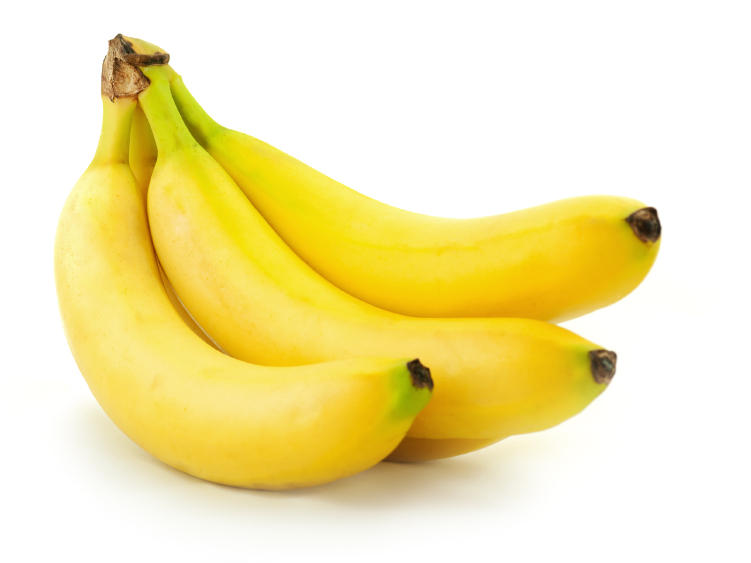
#> input picture MachineLearning/fruits/Banana/Image_1.jpg, 751 x 563 px
$ jupyter execute --allow-errors ClasificadorFruites.ipynb   (shell and % lines are left out)
#> lines starting #> are read from the running program, lines starting #| are printed output that depends on the picture
[cell 1]
'''
# CLASSIFY IMAGES. CLASSIFICA L'EXEMPLE DE 3 SCENES AMB ELS SEGÜENTS ALGORITMES DE CLASSIFICACIO
# K-Nearest-Neighbour
# Naive Bayes Classificator
# Regressió Logística
# Support Vector Machine
# Arbres de Decisió
# Random Forests
# Multi-Layer Perceptron (proto - Xarxa Neuronal)
# Primer fa data extraction (treu característiques de cada píxel per a poder tractar sobre dades numèriques)
'''

# imports
from sklearn.neighbors import KNeighborsClassifier
from sklearn.naive_bayes import GaussianNB
from sklearn.linear_model import LogisticRegression
from sklearn.svm import SVC
from sklearn.tree import DecisionTreeClassifier
from sklearn.ensemble import RandomForestClassifier
from sklearn.neural_network import MLPClassifier
from sklearn.preprocessing import LabelEncoder
from sklearn.model_selection import train_test_split
from sklearn.metrics import classification_report
from PIL import Image
from imutils import paths
import numpy as np
import argparse
import os
from scipy import stats


def extract_color_stats(image):
	# Parteix cada pixel en RGB i crea un vector amb 6 valors
	# La mitja i la desviacio estandard de cadascun dels 3 canals
	# També la mediana
	image = image.convert('RGB')
	(R, G, B) = image.split()
	features = [np.mean(R), np.mean(G), np.mean(B), np.std(R),
		np.std(G), np.std(B), np.median(R), np.median(G), np.median(B)]

	return features

#Seleccionar el model
print("Select model: knn, naive_bayes, logit, svm, decision_tree, random_forest, mlp")
modelsel = input()
dataset = "fruits"

# Defineix el diccionari de models.
# Cada model cridarà a una funció diferent del sklearn
# fa l'equivalent a un switch
models = {
	"knn": KNeighborsClassifier(n_neighbors=2),
	"naive_bayes": GaussianNB(),
	"logit": LogisticRegression(solver="lbfgs", multi_class="auto"),
	"svm": SVC(kernel="poly", degree=3),
	"decision_tree": DecisionTreeClassifier(),
	"random_forest": RandomForestClassifier(n_estimators=400),
	"mlp": MLPClassifier()
}

# grab all image paths in the input dataset directory, initialize our
# list of extracted features and corresponding labels
print("[INFO] extracting image features...")
imagePaths = paths.list_images(dataset)
data = []
labels = []

# loop over our input images
for imagePath in imagePaths:
	# load the input image from disk, compute color channel
	# statistics, and then update our data list
	image = Image.open(imagePath)
#> image is the input picture: PIL image 751x563 RGB; mean R, G, B 245, 232.9, 174.7
	# extreu característiques dels colors. Valors RBG de cada pixel, contrast, sobretot intensitat, etc etc etc.
	features = extract_color_stats(image)
#> in extract_color_stats, `(R, G, B) = image.split()`:
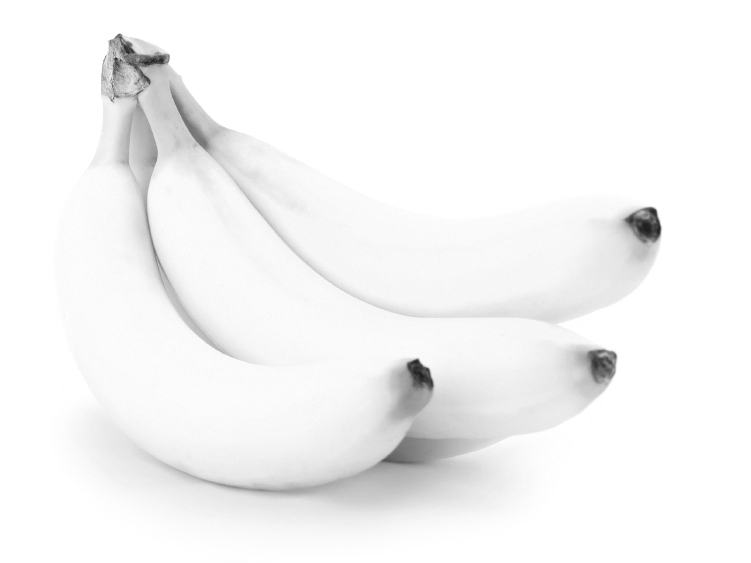
#> R: PIL image 751x563 L; min 29, max 255, mean 245
#> in extract_color_stats, `(R, G, B) = image.split()`:
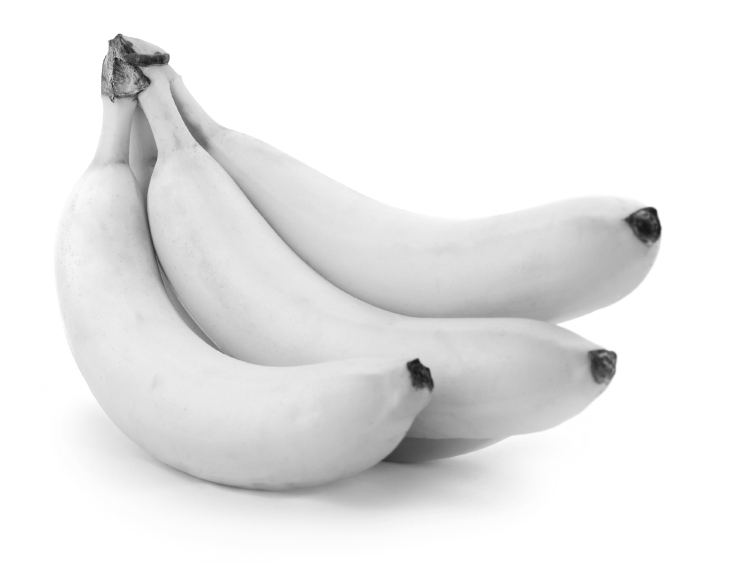
#> G: PIL image 751x563 L; min 21, max 255, mean 232.9
#> in extract_color_stats, `(R, G, B) = image.split()`:
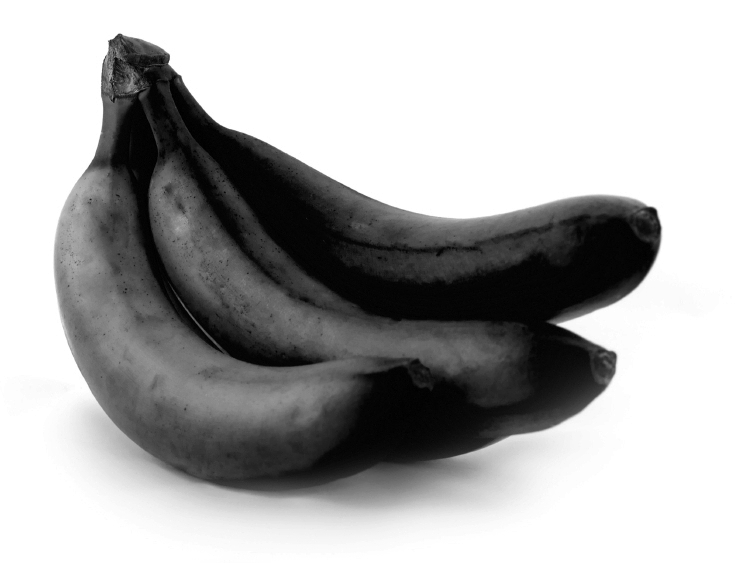
#> B: PIL image 751x563 L; min 0, max 255, mean 174.7
#> in extract_color_stats, `features = [np.mean(R), np.mean(G), np.mean(B), np.std(R), np.std(G), ..`: features = [245, 232.9, 174.7, 22.07, 33.25, 98.72, 255, 255, 253]
	data.append(features)

	#agafa la label. La label es el nom de la carpeta a on està la imatge. Vas al path. vas dos passos enrere (del path), per trobar el nomd e la carpeta
	#i ho poses com a label.
	label = imagePath.split(os.path.sep)[-2]
	labels.append(label)
#> pass 2 of the loop `for imagePath in imagePaths:`:
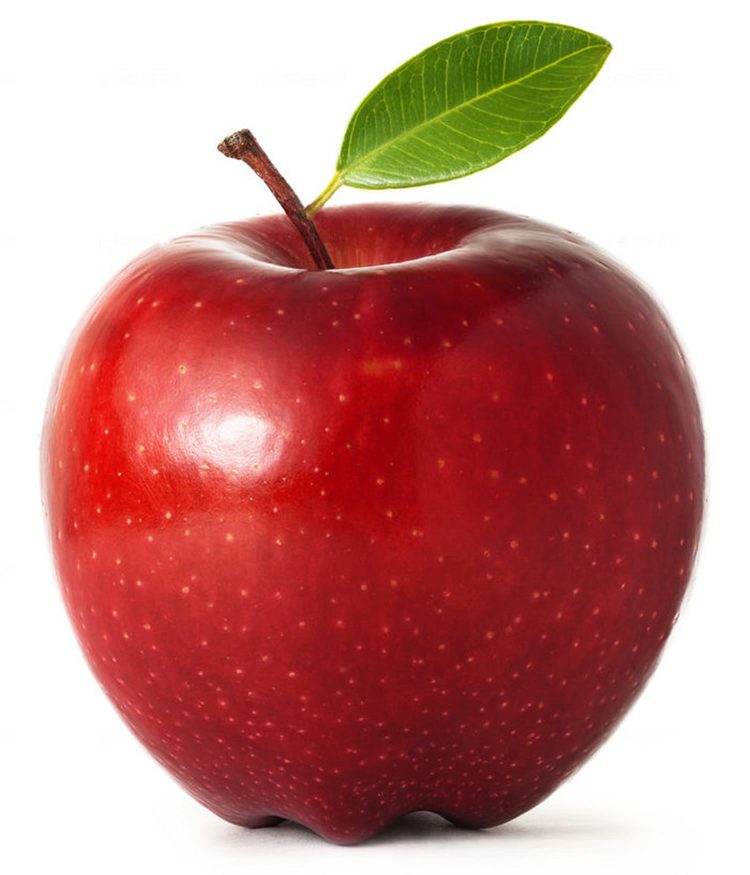
#> input picture MachineLearning/fruits/Apple/Image_1.jpg, 1500 x 1749 px (shown at 1/2 size)
#> image is the input picture: PIL image 1500x1749 RGB; mean R, G, B 194.6, 136.9, 133.1
#> in extract_color_stats (call 2), `(R, G, B) = image.split()`:
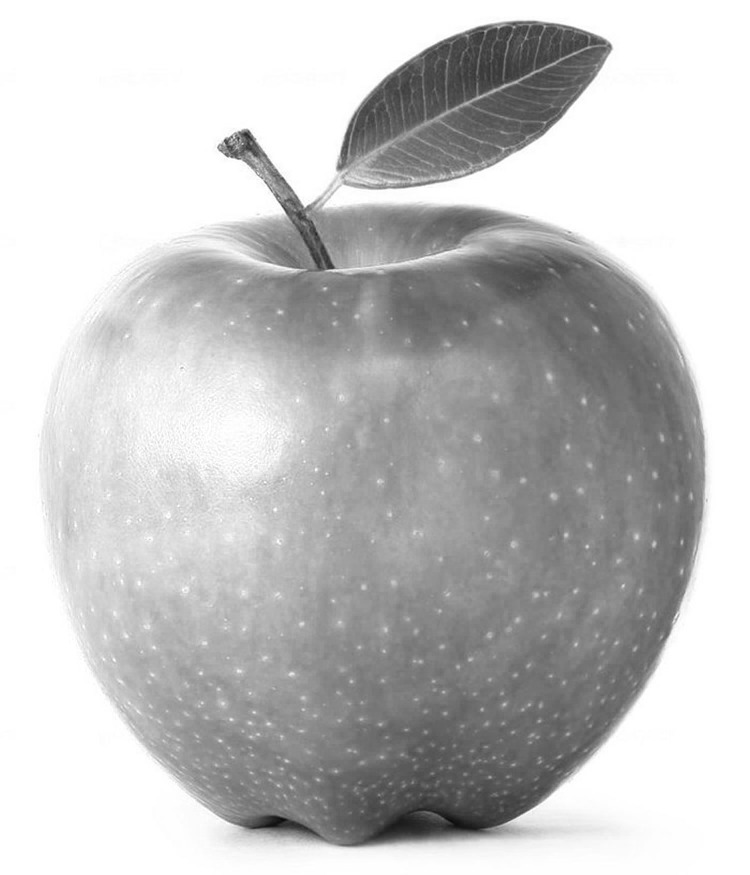
#> R: PIL image 1500x1749 L (shown at 1/2 size); min 8, max 255, mean 194.6
#> G: PIL image 1500x1749 L
#> in extract_color_stats (call 2), `(R, G, B) = image.split()`:
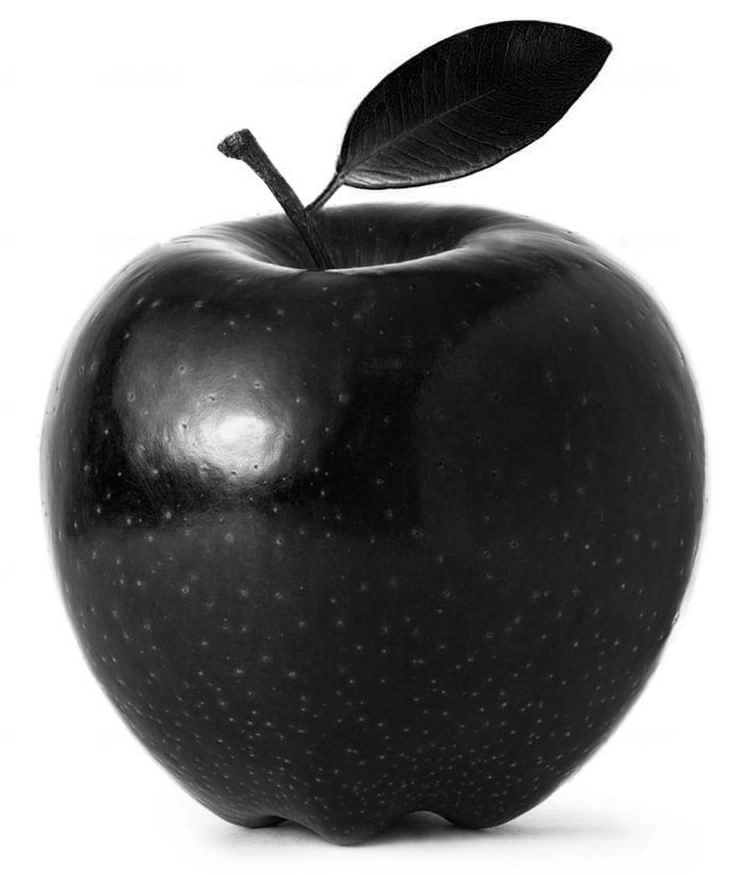
#> B: PIL image 1500x1749 L (shown at 1/2 size); min 0, max 255, mean 133.1
#> in extract_color_stats (call 2), `features = [np.mean(R), np.mean(G), np.mean(B), np.std(R), np.std(G), ..`: features = [194.6, 136.9, 133.1, 61.24, 106.1, 106.5, 215, 114, 74]

# encode the labels, converting them from strings to integers
le = LabelEncoder()
labels = le.fit_transform(labels)

# perform a training and testing split, using 75% of the data for
# training and 25% for evaluation
(trainX, testX, trainY, testY) = train_test_split(data, labels,
	test_size=0.30, random_state=500)
#> trainX = [[245, 232.9, 174.7, 22.07, 33.25, 98.72, 255, 255, 253]]; testX = [[194.6, 136.9, 133.1, 61.24, 106.1, 106.5, 215, 114, 74]]; trainY = [1]; testY = [0]

# train the model
print("[INFO] using '{}' model".format(modelsel))
#> (the rest of this cell did not finish here and is left out)

[cell 2]
import matplotlib.pyplot as plt
import seaborn as sns
import pandas as pd

iris_df = pd.DataFrame(data, columns=['MeanR', 'Mean_G', 'Mean_B','STD_R', 'STD_G', 'STD_B', 'MedianR', 'Median_G', 'Median_B'])
#> iris_df = table of 2 rows and 9 columns
iris_df['target'] = labels

# Dibuixa gràfics de dispersió per a parelles de característiques
sns.pairplot(iris_df, hue='target', palette='Set1', markers=["o", "s", "D"])
plt.show()
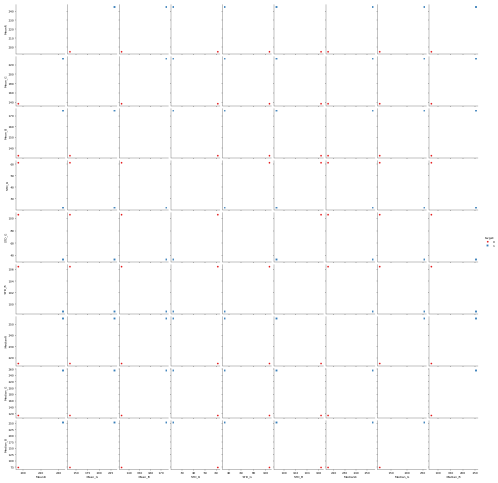
#> figure drawn by matplotlib, 72 panels
